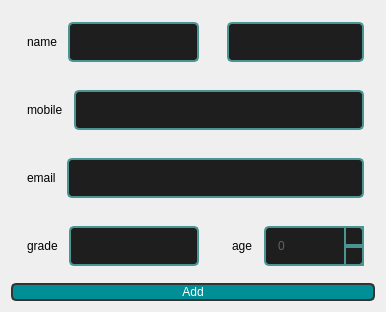
                   <widget class="QWidget" name="Add_Student_Tab">
                    <attribute name="icon">
                     <iconset resource="Resources.qrc">
                      <normaloff>:/icons/plus.svg</normaloff>:/icons/plus.svg</iconset>
                    </attribute>
                    <attribute name="title">
                     <string>Add Student</string>
                    </attribute>
                    <layout class="QVBoxLayout" name="verticalLayout">
                     <item>
                      <layout class="QGridLayout" name="gridLayout_8">
                       <item row="0" column="2">
                        <widget class="QFrame" name="frame_46">
                         <property name="styleSheet">
                          <string notr="true"> border: 2px solid transparent; /* Set border color to transparent */</string>
                         </property>
                         <property name="frameShape">
                          <enum>QFrame::StyledPanel</enum>
                         </property>
                         <property name="frameShadow">
                          <enum>QFrame::Raised</enum>
                         </property>
                         <layout class="QHBoxLayout" name="horizontalLayout_12">
                          <item>
                           <widget class="QLabel" name="label_34">
                            <property name="styleSheet">
                             <string notr="true">font: 81 italic 13pt &quot;Lato Heavy&quot;;</string>
                            </property>
                            <property name="text">
                             <string>name</string>
                            </property>
                           </widget>
                          </item>
                          <item>
                           <widget class="QLineEdit" name="Student_FName_LineEdit">
                            <property name="minimumSize">
                             <size>
                              <width>0</width>
                              <height>26</height>
                             </size>
                            </property>
                            <property name="styleSheet">
                             <string notr="true">QLineEdit {
	border: 2px solid rgb(74, 148, 146);
	border-radius: 5px;
	padding: 10px;
	background-color: rgb(30, 30, 30);	
	color: rgb(100, 100, 100);
}
QLineEdit:hover {
	border: 2px solid rgb(0, 255, 255);
   
}
QLineEdit:focus {
	border: 2px solid rgb(255, 255, 0);
	color: rgb(250, 250, 250);
}</string>
                            </property>
                           </widget>
                          </item>
                         </layout>
                        </widget>
                       </item>
                       <item row="3" column="3">
                        <widget class="QFrame" name="frame_44">
                         <property name="styleSheet">
                          <string notr="true"> border: 2px solid transparent; /* Set border color to transparent */</string>
                         </property>
                         <property name="frameShape">
                          <enum>QFrame::StyledPanel</enum>
                         </property>
                         <property name="frameShadow">
                          <enum>QFrame::Raised</enum>
                         </property>
                         <layout class="QHBoxLayout" name="horizontalLayout_25">
                          <item>
                           <widget class="QLabel" name="label_32">
                            <property name="styleSheet">
                             <string notr="true">font: 81 italic 13pt &quot;Lato Heavy&quot;;</string>
                            </property>
                            <property name="text">
                             <string>age</string>
                            </property>
                           </widget>
                          </item>
                          <item alignment="Qt::AlignHCenter">
                           <widget class="QSpinBox" name="Student_Age_SpinBox">
                            <property name="minimumSize">
                             <size>
                              <width>100</width>
                              <height>26</height>
                             </size>
                            </property>
                            <property name="styleSheet">
                             <string notr="true">QSpinBox {
    border: 2px solid rgb(74, 148, 146);
    border-radius: 5px;
    padding: 10px;
    background-color: rgb(30, 30, 30); 
    color: rgb(100, 100, 100);
}

QSpinBox:hover {
    border: 2px solid rgb(0, 255, 255);
}

QSpinBox:focus {
    border: 2px solid rgb(255, 255, 0);
    color: rgb(250, 250, 250);
}

QSpinBox::up-button {
    subcontrol-origin: border;
    subcontrol-position: top right;
    border: 2px solid rgb(74, 148, 146); 
    width: 16px; /* Adjust button width */
    
}

QSpinBox::down-button {
    subcontrol-origin: border;
    subcontrol-position: bottom right;
    width: 16px; /* Adjust button width */
    border: 2px solid rgb(74, 148, 146); 
    
}

QSpinBox::up-button:hover, QSpinBox::down-button:hover {
    background-color: rgba(255, 255, 255, 0.1); 
border: 2px solid rgb(0, 255, 255);

}
QSpinBox::up-button:focus, QSpinBox::down-button:focus {
    border: 2px solid rgb(255, 255, 0);
    color: rgb(250, 250, 250);
}
</string>
                            </property>
                           </widget>
                          </item>
                         </layout>
                        </widget>
                       </item>
                       <item row="2" column="2" colspan="2">
                        <widget class="QFrame" name="frame_45">
                         <property name="styleSheet">
                          <string notr="true"> border: 2px solid transparent; /* Set border color to transparent */</string>
                         </property>
                         <property name="frameShape">
                          <enum>QFrame::StyledPanel</enum>
                         </property>
                         <property name="frameShadow">
                          <enum>QFrame::Raised</enum>
                         </property>
                         <layout class="QHBoxLayout" name="horizontalLayout_26">
                          <item>
                           <widget class="QLabel" name="label_33">
                            <property name="styleSheet">
                             <string notr="true">font: 81 italic 13pt &quot;Lato Heavy&quot;;</string>
                            </property>
                            <property name="text">
                             <string>email</string>
                            </property>
                           </widget>
                          </item>
                          <item>
                           <widget class="QLineEdit" name="Student_Email_LineEdit">
                            <property name="minimumSize">
                             <size>
                              <width>0</width>
                              <height>26</height>
                             </size>
                            </property>
                            <property name="styleSheet">
                             <string notr="true">QLineEdit {
	border: 2px solid rgb(74, 148, 146);
	border-radius: 5px;
	padding: 10px;
	background-color: rgb(30, 30, 30);	
	color: rgb(100, 100, 100);
}
QLineEdit:hover {
	border: 2px solid rgb(0, 255, 255);
   
}
QLineEdit:focus {
	border: 2px solid rgb(255, 255, 0);
	color: rgb(250, 250, 250);
}</string>
                            </property>
                           </widget>
                          </item>
                         </layout>
                        </widget>
                       </item>
                       <item row="3" column="2">
                        <widget class="QFrame" name="frame_43">
                         <property name="styleSheet">
                          <string notr="true"> border: 2px solid transparent; /* Set border color to transparent */</string>
                         </property>
                         <property name="frameShape">
                          <enum>QFrame::StyledPanel</enum>
                         </property>
                         <property name="frameShadow">
                          <enum>QFrame::Raised</enum>
                         </property>
                         <layout class="QHBoxLayout" name="horizontalLayout_24">
                          <item>
                           <widget class="QLabel" name="label_31">
                            <property name="styleSheet">
                             <string notr="true">font: 81 italic 13pt &quot;Lato Heavy&quot;;</string>
                            </property>
                            <property name="text">
                             <string>grade</string>
                            </property>
                           </widget>
                          </item>
                          <item>
                           <widget class="QLineEdit" name="Student_Grade_LineEdit">
                            <property name="minimumSize">
                             <size>
                              <width>0</width>
                              <height>26</height>
                             </size>
                            </property>
                            <property name="styleSheet">
                             <string notr="true">QLineEdit {
	border: 2px solid rgb(74, 148, 146);
	border-radius: 5px;
	padding: 10px;
	background-color: rgb(30, 30, 30);	
	color: rgb(100, 100, 100);
}
QLineEdit:hover {
	border: 2px solid rgb(0, 255, 255);
   
}
QLineEdit:focus {
	border: 2px solid rgb(255, 255, 0);
	color: rgb(250, 250, 250);
}</string>
                            </property>
                           </widget>
                          </item>
                         </layout>
                        </widget>
                       </item>
                       <item row="0" column="3">
                        <widget class="QFrame" name="frame_41">
                         <property name="styleSheet">
                          <string notr="true"> border: 2px solid transparent; /* Set border color to transparent */</string>
                         </property>
                         <property name="frameShape">
                          <enum>QFrame::StyledPanel</enum>
                         </property>
                         <property name="frameShadow">
                          <enum>QFrame::Raised</enum>
                         </property>
                         <layout class="QVBoxLayout" name="verticalLayout_21">
                          <item>
                           <widget class="QLineEdit" name="Student_LName_LineEdit">
                            <property name="minimumSize">
                             <size>
                              <width>0</width>
                              <height>26</height>
                             </size>
                            </property>
                            <property name="styleSheet">
                             <string notr="true">QLineEdit {
	border: 2px solid rgb(74, 148, 146);
	border-radius: 5px;
	padding: 10px;
	background-color: rgb(30, 30, 30);	
	color: rgb(100, 100, 100);
}
QLineEdit:hover {
	border: 2px solid rgb(0, 255, 255);
   
}
QLineEdit:focus {
	border: 2px solid rgb(255, 255, 0);
	color: rgb(250, 250, 250);
}</string>
                            </property>
                           </widget>
                          </item>
                         </layout>
                        </widget>
                       </item>
                       <item row="1" column="2" colspan="2">
                        <widget class="QFrame" name="frame_42">
                         <property name="styleSheet">
                          <string notr="true"> border: 2px solid transparent; /* Set border color to transparent */</string>
                         </property>
                         <property name="frameShape">
                          <enum>QFrame::StyledPanel</enum>
                         </property>
                         <property name="frameShadow">
                          <enum>QFrame::Raised</enum>
                         </property>
                         <layout class="QHBoxLayout" name="horizontalLayout_23">
                          <item>
                           <widget class="QLabel" name="label_30">
                            <property name="styleSheet">
                             <string notr="true">font: 81 italic 13pt &quot;Lato Heavy&quot;;</string>
                            </property>
                            <property name="text">
                             <string>mobile</string>
                            </property>
                           </widget>
                          </item>
                          <item>
                           <widget class="QLineEdit" name="Student_Mobile_LineEdit">
                            <property name="minimumSize">
                             <size>
                              <width>0</width>
                              <height>26</height>
                             </size>
                            </property>
                            <property name="styleSheet">
                             <string notr="true">QLineEdit {
	border: 2px solid rgb(74, 148, 146);
	border-radius: 5px;
	padding: 10px;
	background-color: rgb(30, 30, 30);	
	color: rgb(100, 100, 100);
}
QLineEdit:hover {
	border: 2px solid rgb(0, 255, 255);
   
}
QLineEdit:focus {
	border: 2px solid rgb(255, 255, 0);
	color: rgb(250, 250, 250);
}</string>
                            </property>
                           </widget>
                          </item>
                         </layout>
                        </widget>
                       </item>
                      </layout>
                     </item>
                     <item>
                      <widget class="QPushButton" name="Student_Add_Btn">
                       <property name="styleSheet">
                        <string notr="true">QPushButton {
	border: 2px solid rgb(51,51,51);
	border-radius: 5px;	
	color:rgb(255,255,255);
	background-color: rgb(51,51,51);
	background-color: rgb(0,143,150);

}
QPushButton:hover {
	
	background-color: rgb(0, 255, 255);
}
QPushButton:pressed {	
	border: 2px solid rgb(0,143,150);
	background-color: rgb(51,51,51);
}

QPushButton:disabled {	
	border-radius: 5px;	
	border: 2px solid rgb(112,112,112);
	background-color: rgb(112,112,112);
}</string>
                       </property>
                       <property name="text">
                        <string>Add</string>
                       </property>
                      </widget>
                     </item>
                    </layout>
                   </widget>
